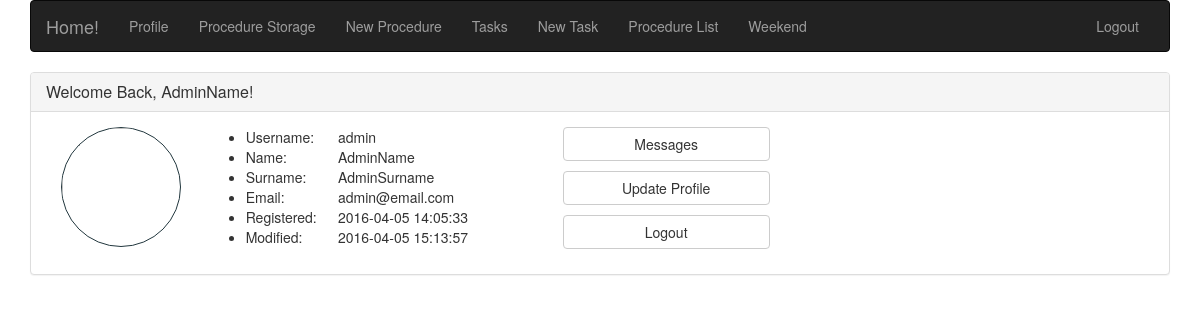
/profile.php (signed in), run on an earlier commit of the app's database.
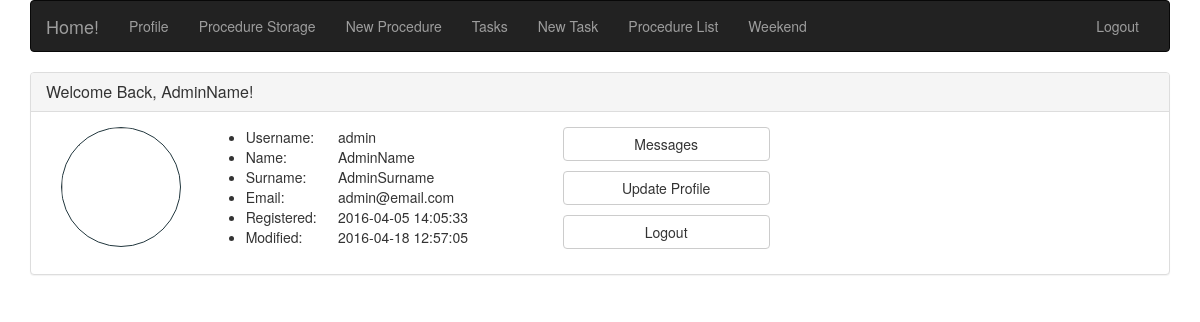
And on a later commit of the database.
### tables this page shows
CREATE TABLE IF NOT EXISTS `authorization` (
  `id` int(11) NOT NULL,
  `username` varchar(300) NOT NULL,
  `password` varchar(500) NOT NULL,
  `name` varchar(500) NOT NULL,
  `surname` varchar(500) NOT NULL,
  `email` varchar(300) NOT NULL,
  `avatar` blob NOT NULL,
  `regdate` datetime DEFAULT CURRENT_TIMESTAMP,
  `moddate` datetime NOT NULL DEFAULT CURRENT_TIMESTAMP ON UPDATE CURRENT_TIMESTAMP
);

### adds/queries.php (called while the page is built, shortened)
<?php
    function selectProfile($username){
        $link = mysqli_connect(DB_HOST, DB_USER, DB_PASS, DB_NAME)or die("Cannot Connect");
        $sql = "SELECT * FROM authorization WHERE username = '$username'";
        return(mysqli_fetch_all($link->query($sql)));
    }
?>

### profile.php (the view, shortened to what this page needs)
<html lang="en">
	<head>
		<link rel="stylesheet" type="text/css" href="/root/PS/css/bootstrap.css">
		<link rel="stylesheet" type="text/css" href="/root/PS/css/my_style.css">
	</head>
	<body>
		<div class="container">
			<?php
				include_once('navigation.php');
				include_once('./adds/queries.php');
				$uzername = $_SESSION['myusername'];
				$profileInfo = selectProfile($uzername);
				foreach ($profileInfo as $key => $profileItem) {
                    $profUsername = $profileItem[1];
                    $profName = $profileItem[3];
                    $profSurname = $profileItem[4];
                    $profEmail = $profileItem[5];
                    $profRegDate = $profileItem[7];
                    $profModDate = $profileItem[8];
                }
			?>
			<div class="panel panel-default">
				<div class="panel-heading">
					<h3 class="panel-title"> Welcome Back, <?php echo $profName ?>! </h3>
				</div>
				<div class="panel-body">
					<div class="col-md-2">
						<img class="avatar" src="./adds/queries.php?usrID=<?php print_r($_SESSION['myusername']); ?>">
					</div>
					<ul class="col-md-1">
						<li>Username: </li>
						<li>Name: </li>
						<li>Surname: </li>
						<li>Email: </li>
						<li>Registered: </li>
						<li>Modified: </li>
					</ul>
					<ul class="col-md-2" style="list-style: none">
						<li><?php echo $profUsername ?></li>
						<li><?php echo $profName ?></li>
						<li><?php echo $profSurname ?></li>
						<li><?php echo $profEmail ?></li>
						<li><?php echo $profRegDate ?></li>
						<li><?php echo $profModDate ?></li>
					</ul>
					<div class="col-md-3">
						<ul style="list-style: none">
							<li><a class="btn btn-default btn-block margin-bot-15" role="button" data-toggle="collapse" href="#profileMessages" aria-expanded="false" aria-controls="profileMessages">Messages</a></li>
							<li><a class="btn btn-default btn-block margin-bot-15" role="button" data-toggle="collapse" href="#profileUpdate" aria-expanded="false" aria-controls="profileUpdate">Update Profile</a></li>
							<li><a href="logout.php" class="btn btn-default btn-block margin-bot-15">Logout</a></li>
						</ul>
					</div>
				</div>
				<div class="col-md-12">
				</div>
			</div>
		</div>
	</body>
</html>

What changed in the data, as far as the page shows it:
changed authorization "AdminName": moddate "2016-04-05 15:13:57" → "2016-04-18 12:57:05"
